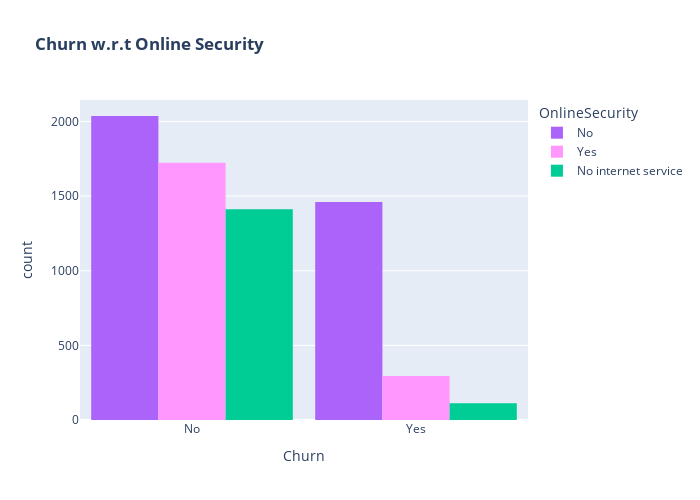

Notebook cell for this chart:
### Markdown cell above
Customers with no dependents are likely to churn.

### Code cell
color_map = {"Yes": "#FF97FF", "No": "#AB63FA"}
fig = px.histogram(df, x="Churn", color="OnlineSecurity", barmode="group", title="<b>Churn w.r.t Online Security</b>", color_discrete_map=color_map)
fig.update_layout(width=700, height=500, bargap=0.1)
fig.show()

### Figure 1 — Plotly figure (JSON) as saved in the notebook; plotly's stock layout.template omitted (floating-point values rounded to 4 significant figures; data arrays with more than 128 entries replaced by an {"elided": "..."} marker saying what was removed)
{"data": [{"alignmentgroup": "True", "bingroup": "x", "hovertemplate": "OnlineSecurity=No<br>Churn=%{x}<br>count=%{y}<extra></extra>", "legendgroup": "No", "marker": {"color": "#AB63FA", "pattern": {"shape": ""}}, "name": "No", "offsetgroup": "No", "orientation": "v", "showlegend": true, "type": "histogram", "x": {"elided": "3498 str values"}, "xaxis": "x", "yaxis": "y"}, {"alignmentgroup": "True", "bingroup": "x", "hovertemplate": "OnlineSecurity=Yes<br>Churn=%{x}<br>count=%{y}<extra></extra>", "legendgroup": "Yes", "marker": {"color": "#FF97FF", "pattern": {"shape": ""}}, "name": "Yes", "offsetgroup": "Yes", "orientation": "v", "showlegend": true, "type": "histogram", "x": {"elided": "2019 str values"}, "xaxis": "x", "yaxis": "y"}, {"alignmentgroup": "True", "bingroup": "x", "hovertemplate": "OnlineSecurity=No internet service<br>Churn=%{x}<br>count=%{y}<extra></extra>", "legendgroup": "No internet service", "marker": {"color": "#00cc96", "pattern": {"shape": ""}}, "name": "No internet service", "offsetgroup": "No internet service", "orientation": "v", "showlegend": true, "type": "histogram", "x": {"elided": "1526 str values"}, "xaxis": "x", "yaxis": "y"}], "layout": {"bargap": 0.1, "barmode": "group", "height": 500, "legend": {"title": {"text": "OnlineSecurity"}, "tracegroupgap": 0}, "title": {"text": "<b>Churn w.r.t Online Security</b>"}, "width": 700, "xaxis": {"anchor": "y", "domain": [0, 1], "title": {"text": "Churn"}}, "yaxis": {"anchor": "x", "domain": [0, 1], "title": {"text": "count"}}}}
